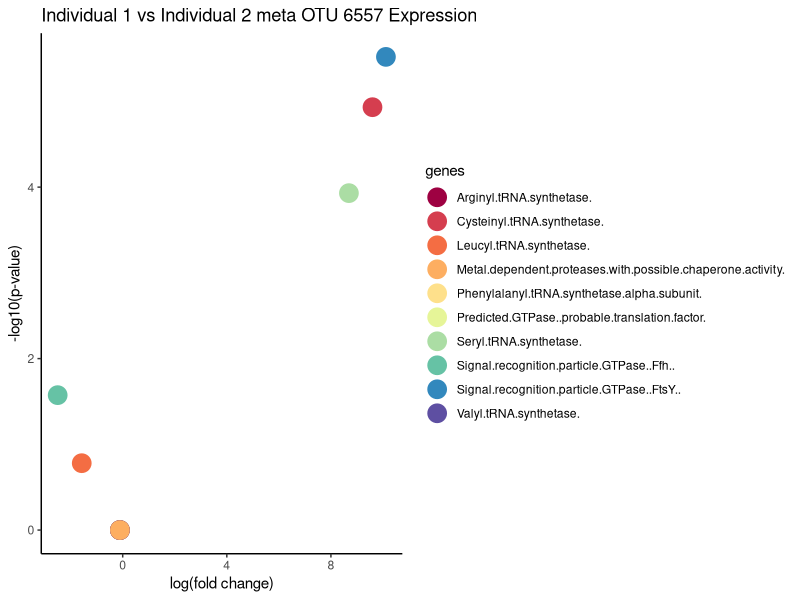

Here is the R script that generated this plot:
## This code runs edgeR to analyze differential expression of the 10 marker genes in two individuals. 

library('edgeR')
library('dplyr')
library('ggplot2')
library('ggrepel')
library('qvalue')
library("gridExtra")
library("ggthemes")
library(RColorBrewer)

setwd("/Users/sydneyblattman/Dropbox/ncbi_data/Project_Code/Marker_Gene_Expression/")

data1 <- read.delim("SRR769418_normalized_matrix.txt",sep="\t")
data2 <- read.delim("SRR769429_normalized_matrix.txt",sep="\t")
rownames(data1) <- data1$ID
rownames(data2) <- data2$ID
data1 <- subset(data1, select = -c(ID,phylum))
data2 <- subset(data2, select = -c(ID,phylum))

data1_t = as.data.frame(t(data1))
sub_data1_t = as.data.frame(data1_t$meta_mOTU_v2_6557)
rownames(sub_data1_t) = rownames(data1_t)
colnames(sub_data1_t) = 'meta_mOTU_v2_6557_SRR769418'

data2_t = as.data.frame(t(data2))
sub_data1_t$meta_mOTU_v2_6557_SRR769429 = data2_t$meta_mOTU_v2_6557

data = sub_data1_t
samples <- c('indiv_1','indiv_2')
group <- c('indiv_1','indiv_2')

Counts <- data
dgList <- DGEList(counts=Counts, genes=rownames(Counts), group=group)
## dispersion estimated because there are no replicates
et <- exactTest(dgList, pair=c('indiv_1','indiv_2'), dispersion = 0.5^2)
result <- cbind(bnum=rownames(et$table), et$table )

result$genes <- rownames(result)
volc <- ggplot(result, aes(logFC, -log10(PValue),color=genes)) + #volcanoplot with log2Foldchange versus pvalue
  geom_point(alpha=1,size=6) + #add points colored by significance
  theme_classic() + scale_color_brewer(palette='Spectral') + 
  ggtitle('Individual 1 vs Individual 2 meta OTU 6557 Expression')
volc + xlab('log(fold change)') + ylab('-log10(p-value)')
